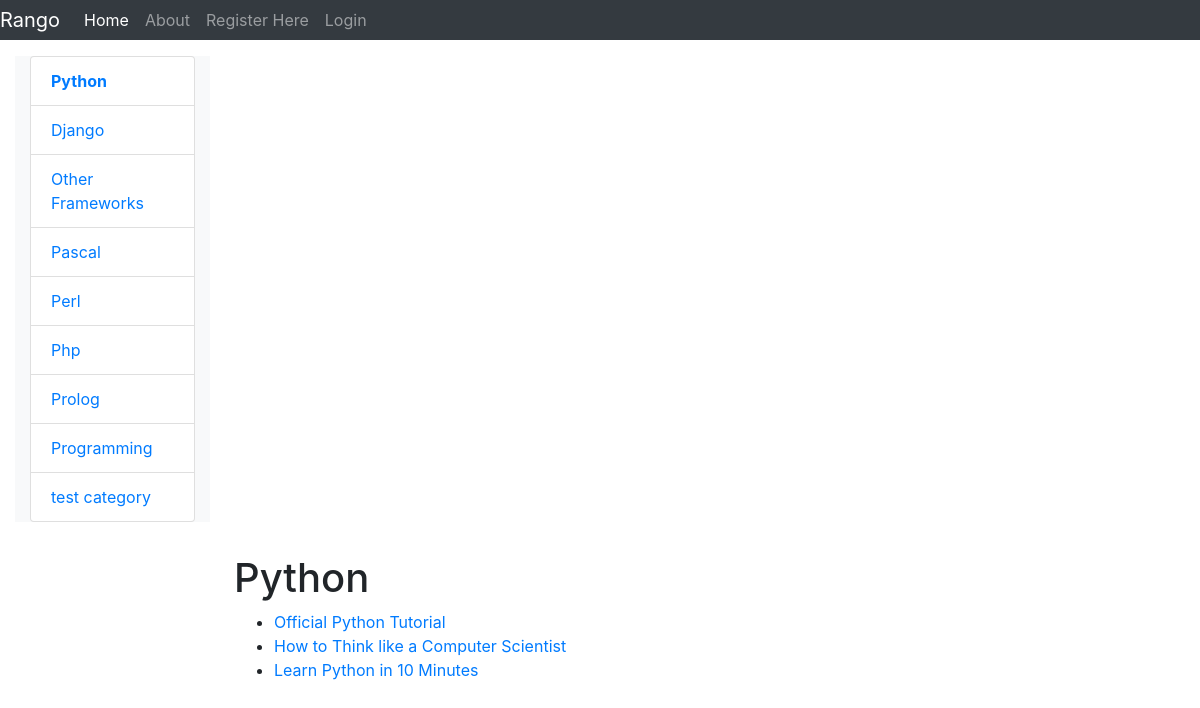
/rango/category/python/, run on the app's committed database.
### rango/models.py (models this page shows, shortened)
class Category(models.Model):
    name = models.CharField(max_length=128, unique=True)
    views = models.IntegerField(default=0)
    likes = models.IntegerField(default=0)
    slug = models.SlugField(blank=True)  # 别名,允许空值
    class Meta:
        verbose_name_plural = 'Categories'  # 对象的复数名称,如果没有给定，Django 将使用 verbose_name + "s"

class Page(models.Model):
    category = models.ForeignKey(Category, on_delete=models.CASCADE)
    title = models.CharField(max_length=128)
    url = models.URLField()
    views = models.IntegerField(default=0)

### rango/views.py (the view)
# urls.py: re_path(r'category/(?P<category_name_slug>[\w\-]+)/$', views.show_category, name='show_category'),
def show_category(request, category_name_slug):  # 显示分类信息页面
    context_dict = {}
    try:
        category = Category.objects.get(slug=category_name_slug)
        pages = Page.objects.filter(category=category)
        context_dict['pages'] = pages
        context_dict['category'] = category
    except Category.DoesNotExist:
        context_dict['category'] = None
        context_dict['pages'] = None
    return render(request, 'rango/category.html', context_dict)

### rango/templatetags/rango_template_tags.py (called while the page is built)
@register.inclusion_tag('rango/cats.html')
def get_category_list(cat=None):
    return {'cats': Category.objects.all(), 'act_cat': cat}

### templates/rango/category.html (shortened to what this page needs)
{% extends 'rango/base.html' %}
{% load static %}
{% block body_block %}
    {% if category %}
        <h1>{{ category.name }}</h1>
        {% if pages %}
            <ul>
            {% for page in pages %}
                <li><a href="{{ page.url }}">{{ page.title }}</a></li>
            {% endfor %}
            </ul>
        {% else %}
            <strong>No pages currently in category.</strong>
        {% endif %}
    {% else %}
        The specified category does not exist!
    {% endif %}
{% endblock %}

### templates/rango/base.html (shortened to what this page needs)
<!DOCTYPE html>
{% load static %}
{% load rango_template_tags %}
<html lang="en">
<head>
    <link href="https://getbootstrap.com/docs/4.0/dist/css/bootstrap.min.css" rel="stylesheet">
    <link href="https://getbootstrap.com/docs/4.0/examples/dashboard/dashboard.css" rel="stylesheet">
</head>
<body>
    <header class="navbar navbar-dark sticky-top bg-dark flex-md-nowrap p-0 navbar-expand-md">
            <a class="navbar-brand" href="{% url 'rango:index' %}">Rango</a>
            <div class="collapse navbar-collapse" id="navbar">
                <ul class="navbar-nav mr-auto">
                    <li class="nav-item active">
                        <a class="nav-link" href="{% url 'rango:index' %}">Home</a>
                    </li>
                    <li class="nav-item">
                        <a class="nav-link" href="{% url 'rango:about' %}">About</a>
                    </li>
                    {% if user.is_authenticated %}
                        <li class="nav-item">
                            <a class="nav-link" href="{% url 'rango:restricted' %}">Restricted Page</a>
                        </li>
                        <li class="nav-item">
                            <a class="nav-link" href="{% url 'rango:add_category' %}">Add a New Category</a>
                        </li>
                        <li class="nav-item">
                            <a class="nav-link" href="{% url 'auth_logout' %}?next=/rango/">Logout</a>
                        </li>
                    {% else %}
                        <li class="nav-item">
                            <a class="nav-link" href="{% url 'registration_register' %}">Register Here</a>
                        </li>
                        <li class="nav-item">
                            <a class="nav-link" href="{% url 'auth_login' %}">Login</a>
                        </li>
                    {% endif %}
                </ul>
            </div>
    </header>
    <nav class="container-fluid">
            <div class="col-md-2 d-none d-md-block bg-light sidebar">
                <div class="sidebar-sticky">
                {% block sidebar_block %}
                    {% get_category_list category %}
                {% endblock %}
                </div>
            </div>
            <div class="col-md-9 ml-sm-auto col-lg-10 pt-3 px-4">
                {% block body_block %}{% endblock %}
            </div>
    </nav>
</body>
</html>

### templates/rango/cats.html
<p>
<ul class="list-group">
    {% if cats %}
        {% for c in cats %}
            {% if c == act_cat %}
                <li class="list-group-item">
                    <strong><a href="{% url 'rango:show_category' c.slug %}">{{ c.name }}</a></strong>
                </li>
            {% else %}
                <li class="list-group-item">
                    <a href="{% url 'rango:show_category' c.slug %}">{{ c.name }}</a>
                </li>
            {% endif %}
        {% endfor %}
    {% else %}
        <li><strong>There are no categories present.</strong></li>
    {% endif %}
</ul>
</p>

### data on the page
Category: name "Python"
Category: name "Django"
Category: name "Other Frameworks"
Category: name "Pascal"
Category: name "Perl"
Category: name "Php"
Category: name "Prolog"
Category: name "Programming"
Category: name "test category"
Page: title "Official Python Tutorial"
Page: title "How to Think like a Computer Scientist"
Page: title "Learn Python in 10 Minutes"
